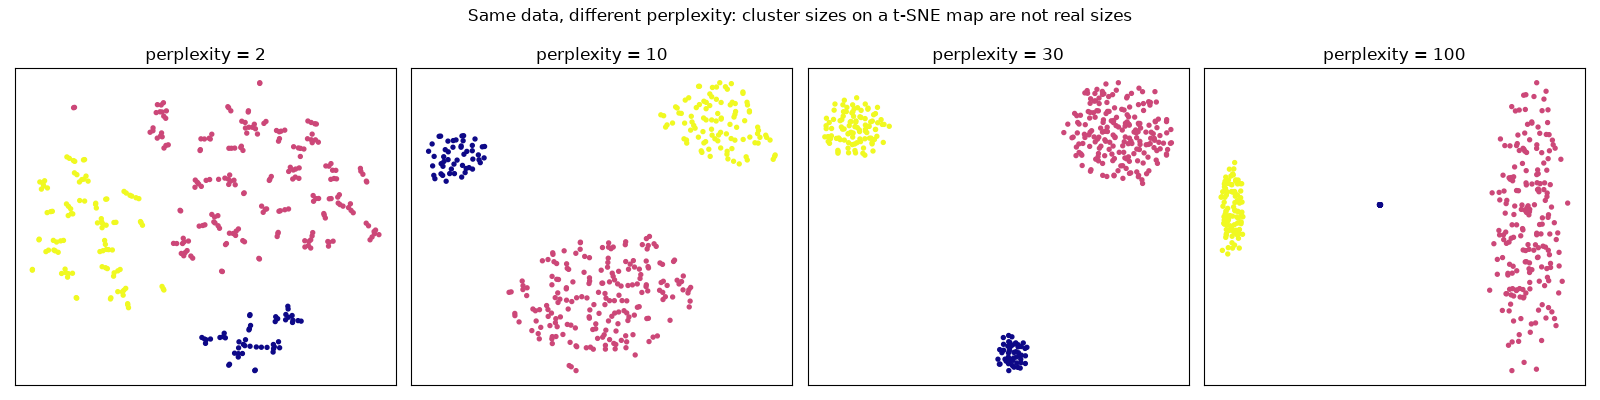

Write Python code to recreate this figure.
"""t-SNE with perplexity 2, 10, 30 and 100 on three clusters of very different sizes and spreads."""
import numpy as np
import matplotlib.pyplot as plt
from sklearn.manifold import TSNE

rng = np.random.default_rng(0)
# 10-D data: one tight cluster (50), one wide cluster (200), and one mid cluster (100)
A = rng.normal(0, .3, (50, 10)); B = rng.normal(5, 2.0, (200, 10)); C = rng.normal(-5, 1.0, (100, 10))
X = np.vstack([A, B, C]); y = np.repeat([0, 1, 2], [50, 200, 100])
print("true spread (mean distance to own centre):",
      [round(float(np.linalg.norm(g - g.mean(0), axis=1).mean()), 2) for g in (A, B, C)])

fig, ax = plt.subplots(1, 4, figsize=(16, 4))
for a, perp in zip(ax, [2, 10, 30, 100]):
    Z = TSNE(2, perplexity=perp, init="pca", learning_rate="auto", random_state=1).fit_transform(X)
    spread = [round(float(np.linalg.norm(Z[y == k] - Z[y == k].mean(0), axis=1).mean()), 1) for k in range(3)]
    print(f"perplexity {perp:>3}: spread on the map (tight, wide, mid) = {spread}")
    a.scatter(Z[:, 0], Z[:, 1], c=y, cmap="plasma", s=8); a.set_title(f"perplexity = {perp}"); a.set_xticks([]); a.set_yticks([])
fig.suptitle("Same data, different perplexity: cluster sizes on a t-SNE map are not real sizes")
fig.tight_layout(); fig.savefig("session-08_perplexity.png", dpi=100); plt.show()

Z1 = TSNE(2, perplexity=30, random_state=1, init="random").fit_transform(X)
Z2 = TSNE(2, perplexity=30, random_state=7, init="random").fit_transform(X)
print("\ntwo random seeds give different coordinates:", Z1[0].round(1), "vs", Z2[0].round(1),
      "(the grouping is the same, the layout is not)")
